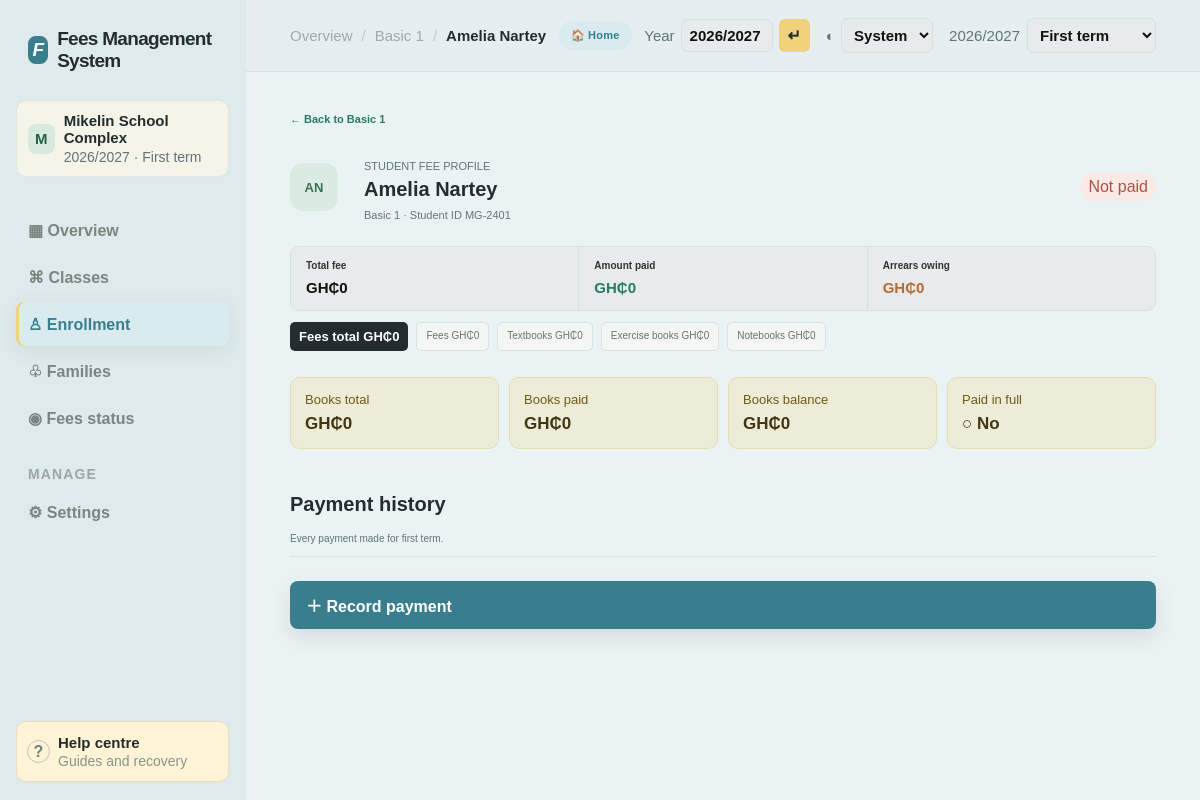
/student/MG-2401, run on the app's committed database.
### tables this page shows
CREATE TABLE settings (key TEXT PRIMARY KEY, value TEXT NOT NULL);

CREATE TABLE classes (id TEXT PRIMARY KEY, name TEXT NOT NULL, sort_order INTEGER NOT NULL);

CREATE TABLE students (id TEXT PRIMARY KEY, name TEXT NOT NULL, initials TEXT NOT NULL, gender TEXT NOT NULL DEFAULT 'unspecified', family_id TEXT REFERENCES families(id) ON DELETE SET NULL, class_id TEXT NOT NULL REFERENCES classes(id) ON DELETE CASCADE);

### app.py (the view)
@app.get("/student/<student_id>")
def student_details(student_id):
    academic_year, term = current_period()
    row = student_row(student_id)
    if row is None:
        return redirect(url_for("dashboard"))
    school_class = decorate_class(class_row(row["class_id"]), academic_year, term)
    student = decorate_student(row, academic_year, term)
    payments = db().execute("SELECT * FROM payments WHERE student_id=? AND academic_year=? AND term=? ORDER BY payment_date DESC, id DESC", (student_id, academic_year, term)).fetchall()
    return render_template("student.html", student=student, school_class=school_class, payments=payments, page=row["name"])

### app.py (called while the page is built)
def school_registry_connection():
    connection = sqlite3.connect(SCHOOLS_DATABASE)
    connection.row_factory = sqlite3.Row
    return connection

def list_schools():
    connection = school_registry_connection()
    schools = [dict(row) for row in connection.execute("SELECT id, name FROM schools ORDER BY name").fetchall()]
    connection.close()
    return schools

def active_school_id():
    if not has_request_context():
        return "default"
    requested_id = request.cookies.get("school_id", "default")
    connection = school_registry_connection()
    school = connection.execute("SELECT id FROM schools WHERE id=?", (requested_id,)).fetchone()
    connection.close()
    return school["id"] if school else "default"

def school_database_path():
    if not has_request_context():
        return DATABASE
    school_id = active_school_id()
    connection = school_registry_connection()
    school = connection.execute("SELECT database_file FROM schools WHERE id=?", (school_id,)).fetchone()
    connection.close()
    return SCHOOLS_DATABASE.parent / school["database_file"] if school and school_id != "default" else DATABASE

def connect_db(database_path=None):
    connection = sqlite3.connect(database_path or school_database_path())
    connection.row_factory = sqlite3.Row
    connection.execute("PRAGMA foreign_keys = ON")
    return connection

def db():
    if "db" not in g:
        g.db = connect_db()
    return g.db

def current_period():
    rows = db().execute("SELECT key, value FROM settings WHERE key IN ('academic_year', 'term')").fetchall()
    settings = {row["key"]: row["value"] for row in rows}
    return settings.get("academic_year", ACADEMIC_YEAR), int(settings.get("term", 1))

def opening_arrears(student_id, academic_year, term):
    row = db().execute("SELECT opening_arrears FROM term_balances WHERE student_id=? AND academic_year=? AND term=?", (student_id, academic_year, term)).fetchone()
    return row["opening_arrears"] if row else 0

def payment_total(student_id, academic_year, term, category="fees"):
    row = db().execute("SELECT COALESCE(SUM(amount), 0) AS total FROM payments WHERE student_id=? AND academic_year=? AND term=? AND category=?", (student_id, academic_year, term, category)).fetchone()
    return row["total"]

def class_row(class_id):
    return db().execute("SELECT * FROM classes WHERE id=?", (class_id,)).fetchone()

def student_row(student_id):
    return db().execute("SELECT * FROM students WHERE id=?", (student_id,)).fetchone()

### templates/student.html (shortened to what this page needs)
<!doctype html>
<html lang="en">
<head>
    <link rel="stylesheet" href="{{ url_for('static_css') }}">
</head>
<body class="theme-{{ theme }}{% if school_background_url %} has-school-background{% endif %}" >
    <div class="app-shell">
        <aside class="sidebar">
            <div class="brand"><span class="brand-mark">F</span><span>Fees Management System</span></div>
            <div class="school-switcher">{% if school_logo_url %}<img class="school-logo" src="{{ school_logo_url }}"
                    alt="{{ school_name }} logo">{% else %}<span class="school-avatar">{{ school_name[:1]|upper
                    }}</span>{% endif %}<span><b>{{
                        school_name }}</b><small>{{ academic_year }} · {{ term_name }}</small></span></div>
            <nav class="main-nav">
                <a class="nav-item" href="{{ url_for('dashboard') }}">▦ Overview</a><a class="nav-item"
                    href="{{ url_for('classes_page') }}">⌘ Classes</a><a class="nav-item active"
                    href="{{ url_for('enrollment_page') }}">♙ Enrollment</a>
                <a class="nav-item" href="{{ url_for('families_page') }}">♧ Families</a><a class="nav-item"
                    href="{{ url_for('fees_status_page') }}">◉ Fees status</a>
                <p class="nav-label second">Manage</p><a class="nav-item" href="{{ url_for('settings_page') }}">⚙
                    Settings</a>
            </nav>
            <a class="sidebar-footer help-link" href="{{ url_for('help_page') }}"><span
                    class="help-dot">?</span><span><b>Help centre</b><small>Guides and recovery</small></span></a>
        </aside>
        <main class="main-content">
            <header class="topbar">
                <div class="breadcrumb"><a href="{{ url_for('dashboard') }}">Overview</a><span class="slash">/</span><a
                        href="{{ url_for('class_details', class_id=school_class.id) }}">{{ school_class.name }}</a><span
                        class="slash">/</span><strong>{{ student.name }}</strong></div>
                <a class="home-button" href="{{ url_for('dashboard') }}">🏠 Home</a>
                <div class="topbar-tools">
                    <form class="year-switcher" method="post" action="{{ url_for('switch_academic_year') }}">
                        <span>Year</span><input name="academic_year" value="{{ academic_year }}"
                            pattern="[0-9]{4}/[0-9]{4}" aria-label="Academic year"><button type="submit"
                            aria-label="Save academic year">↵</button>
                    </form>
                    <form class="theme-switcher" method="post" action="{{ url_for('set_theme') }}"><span>◐</span><select
                            name="theme" aria-label="Colour theme" onchange="this.form.submit()">
                            <option value="system" {% if theme=='system' %}selected{% endif %}>System</option>
                        </select></form>
                    <form class="term-switcher" method="post" action="{{ url_for('switch_term') }}"><span>{{
                            academic_year }}</span><select name="term" onchange="this.form.submit()">{% for number, name
                            in terms.items() %}<option value="{{ number }}" {% if number==term %}selected{% endif %}>{{
                                name }}</option>{% endfor %}</select></form>
                </div>
            </header>
            <section class="page-content"><a class="back-link"
                    href="{{ url_for('class_details', class_id=school_class.id) }}">← Back to {{ school_class.name
                    }}</a>
                <div class="detail-heading student-detail-heading">
                    <div class="student-hero">
                        <div class="large-avatar">{{ student.initials }}</div>
                        <div>
                            <p class="eyebrow">STUDENT FEE PROFILE</p>
                            <h1>{{ student.name }}</h1>
                            <p class="subheading">{{ school_class.name }} · Student ID {{ student.id }}</p>
                        </div>
                    </div><span class="status-pill {{ student.status_class }}">{{ student.status }}</span>
                </div>
                <section class="mini-summary">
                    <div><span>Total fee</span><b>{{ student.total|money }}</b></div>
                    <div><span>Amount paid</span><b class="green-text">{{ student.paid|money }}</b></div>
                    <div><span>Arrears owing</span><b class="orange-text">{{ student.owing|money }}</b></div>
                </section>
                <div class="fee-breakdown"><strong>Fees total {{ student.total|money }}</strong><span>Fees {{
                        school_class.fees.fees|money }}</span><span>Textbooks {{
                        school_class.fees.textbooks|money }}</span><span>Exercise books {{
                        school_class.fees.exercise_books|money }}</span><span>Notebooks {{
                        school_class.fees.notebooks|money }}</span></div>
                <div class="books-summary">
                    <div><span>Books total</span><strong>{{ student.books_total|money }}</strong></div>
                    <div><span>Books paid</span><strong>{{ student.books_paid|money }}</strong></div>
                    <div><span>Books balance</span><strong>{{ student.books_owing|money }}</strong></div>
                    <div><span>Paid in full</span><strong>{{ '✓ Yes' if student.books_owing == 0 and student.books_total
                            > 0 else '○ No' }}</strong></div>
                </div>
                <div class="payment-heading">
                    <div>
                        <h2>Payment history</h2>
                        <p>Every payment made for {{ term_name|lower }}.</p>
                    </div>
                </div>
                <div class="payment-list"></div>
                <details class="payment-entry">
                    <summary class="primary-button">＋ Record payment</summary>
                </details>
            </section>
        </main>
    </div>
</body>
</html>

### data on the page
settings: value "M", value "Mikelin School Complex"
settings: value "2026/2027", academic_year "2026/2027"
classes: name "Basic 1"
students: name "Amelia Nartey", initials "AN", id "MG-2401"

### other printed values
{{ term_name }} "First term"
{{ student.status }} "Not paid"
{{ student.total|money }} "GH₵0"
{{ student.paid|money }} "GH₵0"
{{ student.owing|money }} "GH₵0"
{{ school_class.fees.fees|money }} "GH₵0"
{{ school_class.fees.textbooks|money }} "GH₵0"
{{ school_class.fees.exercise_books|money }} "GH₵0"
{{ school_class.fees.notebooks|money }} "GH₵0"
{{ student.books_total|money }} "GH₵0"
{{ student.books_paid|money }} "GH₵0"
{{ student.books_owing|money }} "GH₵0"
{{ term_name|lower }} "first term"
form field term "First term"
